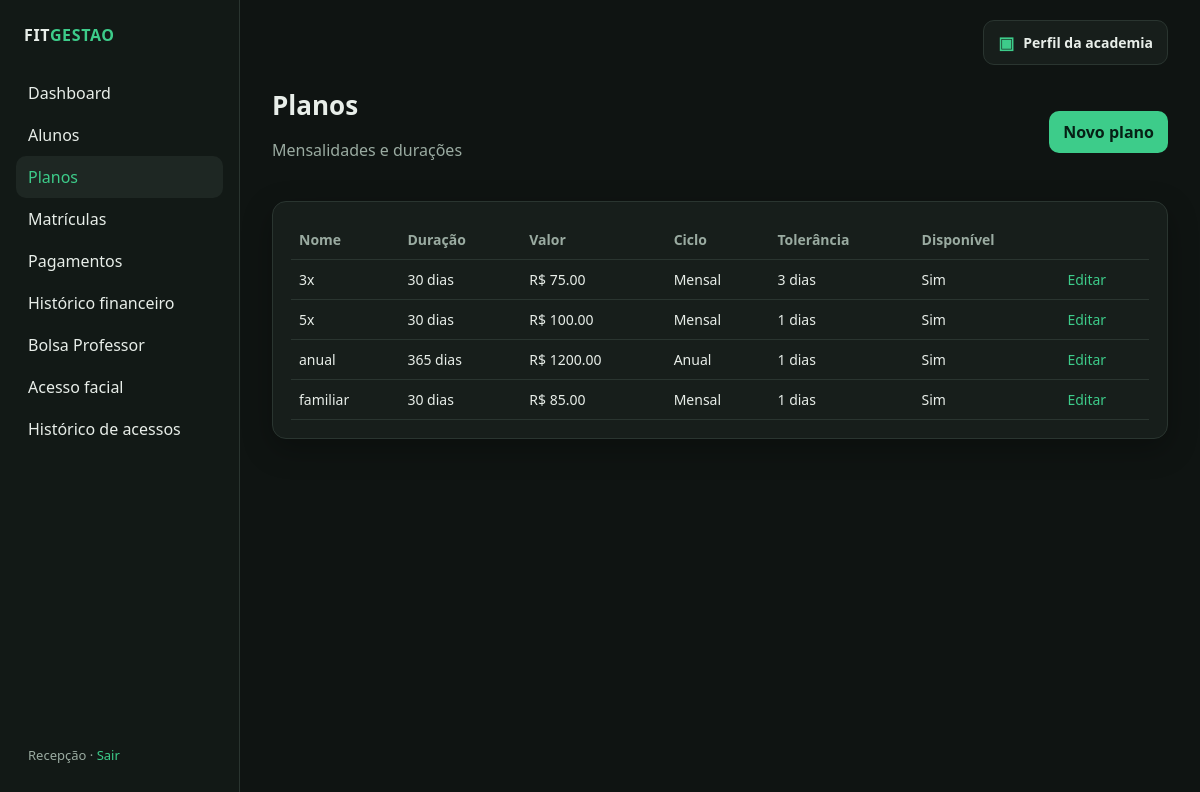
The app's page /planos/ (signed in) with its own data.
### app/models.py (models this page shows)
class User(UserMixin, db.Model):
    id = db.Column(db.Integer, primary_key=True)
    username = db.Column(db.String(80), unique=True, nullable=False)
    name = db.Column(db.String(120), nullable=False)
    password_hash = db.Column(db.String(255), nullable=False)
    payments = db.relationship("Payment", backref="registered_by", lazy=True)

class Plan(db.Model):
    id = db.Column(db.Integer, primary_key=True)
    name = db.Column(db.String(80), nullable=False)
    duration_days = db.Column(db.Integer, nullable=False)
    price = db.Column(db.Numeric(10, 2), nullable=False)
    active = db.Column(db.Boolean, default=True, nullable=False)
    grace_days = db.Column(db.Integer, nullable=False, default=3)
    billing_cycle = db.Column(db.String(20), nullable=False, default="mensal")
    enrollments = db.relationship("Enrollment", backref="plan", lazy=True)

### app/routes/plans.py (the view)
@bp.route("/")
@login_required
def list_plans():
    plans = Plan.query.order_by(Plan.name).all()
    return render_template("plans/list.html", plans=plans)

### app/templates/plans/list.html (shortened to what this page needs)
{% extends "base.html" %}
{% block content %}
<div class="topbar">
  <div>
    <h1>Planos</h1>
    <p class="muted">Mensalidades e durações</p>
  </div>
  <a class="btn" href="{{ url_for('plans.create') }}">Novo plano</a>
</div>
<div class="card">
  {% if plans %}
  <table>
    <thead><tr><th>Nome</th><th>Duração</th><th>Valor</th><th>Ciclo</th><th>Tolerância</th><th>Disponível</th><th></th></tr></thead>
    <tbody>
      {% for p in plans %}
      <tr>
        <td>{{ p.name }}</td>
        <td>{{ p.duration_days }} dias</td>
        <td>R$ {{ '%.2f'|format(p.price) }}</td>
        <td>{{ p.billing_cycle|capitalize }}</td>
        <td>{{ p.grace_days }} dias</td>
        <td>{{ 'Sim' if p.active else 'Não' }}</td>
        <td><a href="{{ url_for('plans.edit', plan_id=p.id) }}">Editar</a></td>
      </tr>
      {% endfor %}
    </tbody>
  </table>
  {% else %}
    <p class="muted">Cadastre o primeiro plano para começar a matricular alunos.</p>
  {% endif %}
</div>
{% endblock %}

### app/templates/base.html (shortened to what this page needs)
<!doctype html>
<html lang="pt-BR">
<head>
  <link rel="stylesheet" href="{{ url_for('static', filename='css/style.css') }}">
</head>
<body>
<div class="layout">
  <aside class="sidebar">
    <p class="brand">FIT<span>GESTAO</span></p>
    <nav class="nav">
      <a href="{{ url_for('dashboard.index') }}" class="{{ 'active' if request.endpoint == 'dashboard.index' }}">Dashboard</a>
      <a href="{{ url_for('students.list_students') }}" class="{{ 'active' if request.endpoint and request.endpoint.startswith('students.') }}">Alunos</a>
      <a href="{{ url_for('plans.list_plans') }}" class="{{ 'active' if request.endpoint and request.endpoint.startswith('plans.') }}">Planos</a>
      <a href="{{ url_for('enrollments.list_enrollments') }}" class="{{ 'active' if request.endpoint and request.endpoint.startswith('enrollments.') }}">Matrículas</a>
      <a href="{{ url_for('payments.list_payments') }}" class="{{ 'active' if request.endpoint and request.endpoint.startswith('payments.') }}">Pagamentos</a>
      <a href="{{ url_for('payments.history') }}" class="{{ 'active' if request.endpoint == 'payments.history' }}">Histórico financeiro</a>
      <a href="{{ url_for('scholarships.index') }}" class="{{ 'active' if request.endpoint and request.endpoint.startswith('scholarships.') }}">Bolsa Professor</a>
      <a href="{{ url_for('facial_access.index') }}" class="{{ 'active' if request.endpoint == 'facial_access.index' }}">Acesso facial</a>
      <a href="{{ url_for('facial_access.history') }}" class="{{ 'active' if request.endpoint == 'facial_access.history' }}">Histórico de acessos</a>
    </nav>
    <div class="user">
      {{ current_user.name }} · <a href="{{ url_for('auth.logout') }}">Sair</a>
    </div>
  </aside>
  <main class="main">
    <div class="main-top-actions">
      <a class="academy-profile-link {{ 'active' if request.endpoint and request.endpoint.startswith('academy.') }}"
         href="{{ url_for('academy.profile') }}">
        <span class="academy-profile-icon">▣</span>
        <span>Perfil da academia</span>
      </a>
    </div>
    {% block content %}{% endblock %}
  </main>
</div>
</body>
</html>

### app/static/css/style.css (style rules this page uses)
:root { --bg: #0f1412; --panel: #171e1b; --panel-2: #1e2723; --line: #2a3530; --text: #e8eee9; --muted: #9aaba1; --accent: #3dcc8a; --accent-dim: #1f6f4d; --danger: #e05a5a; --warn: #e0b45a; --info: #5aa8e0; --radius: 14px; --shadow: 0 10px 30px rgba(0, 0, 0, 0.28); font-family: "Segoe UI", system-ui, sans-serif; }
* { box-sizing: border-box; }
html, body { margin: 0; min-height: 100%; background: var(--bg); color: var(--text); }
a { color: var(--accent); text-decoration: none; }
.layout { display: grid; grid-template-columns: 240px 1fr; min-height: 100vh; }
.sidebar { background: #121916; border-right: 1px solid var(--line); padding: 24px 16px; display: flex; flex-direction: column; gap: 8px; }
.brand { font-weight: 700; letter-spacing: 0.04em; margin: 0 8px 18px; }
.brand span { color: var(--accent); }
.nav a { display: block; color: var(--text); padding: 10px 12px; border-radius: 10px; text-decoration: none; }
.nav a:hover, .nav a.active { background: var(--panel-2); color: var(--accent); }
.sidebar .user { margin-top: auto; color: var(--muted); font-size: 13px; padding: 12px; }
.main { padding: 28px 32px 48px; }
.topbar { display: flex; justify-content: space-between; align-items: center; gap: 16px; margin-bottom: 24px; }
h1 { margin: 0; font-size: 26px; }
.muted { color: var(--muted); }
.card { background: var(--panel); border: 1px solid var(--line); border-radius: var(--radius); padding: 18px; box-shadow: var(--shadow); }
.btn { display: inline-flex; align-items: center; justify-content: center; background: var(--accent); color: #062015; font-weight: 700; border: 0; border-radius: 10px; padding: 10px 14px; cursor: pointer; text-decoration: none; }
table { width: 100%; border-collapse: collapse; }
th, td { text-align: left; padding: 10px 8px; border-bottom: 1px solid var(--line); font-size: 14px; }
th { color: var(--muted); font-weight: 600; }
.main-top-actions { display: flex; justify-content: flex-end; margin: -8px 0 22px; }
.academy-profile-link { display: inline-flex; align-items: center; gap: 9px; padding: 10px 14px; border: 1px solid var(--line); border-radius: 11px; background: var(--panel); color: var(--text); font-size: 14px; font-weight: 600; text-decoration: none; }
.academy-profile-icon { color: var(--accent); font-size: 17px; }

### records on screen
User: name "Recepção"
Plan: name "3x", duration_days "30", price "75.00", billing_cycle "Mensal", grace_days "3", active "Sim"
Plan: name "5x", duration_days "30", price "100.00", billing_cycle "Mensal", grace_days "1", active "Sim"
Plan: name "anual", duration_days "365", price "1200.00", billing_cycle "Anual", grace_days "1", active "Sim"
Plan: name "familiar", duration_days "30", price "85.00", billing_cycle "Mensal", grace_days "1", active "Sim"
